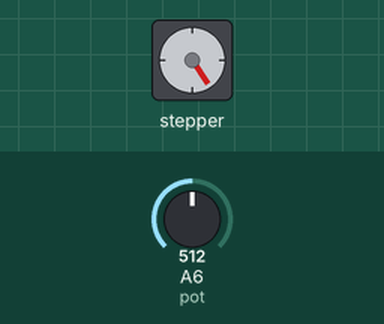
This sketch was run on a simulated Arduino Nano, built with avr-gcc and run on an emulated ATmega328P. Parts: stepper motor. Wiring (inferred from the names in the program): stepper motor driver (200 steps per turn assumed): step pin 3; direction pin 4; enable pin 5. The test bench sets the inputs (shaded band); at power-on: A6 (pot) = 512.

Above: at 1.2 s.
1.3 s: A6 (pot) set to 716
At 2.0 s:
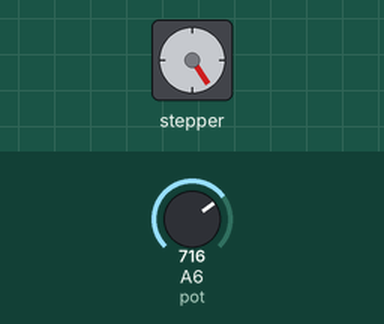
4.3 s: A6 (pot) set to 900
At 5.3 s:
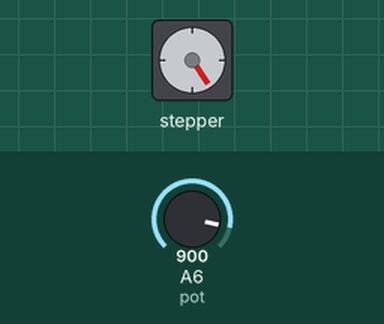
7.3 s: A6 (pot) set to 1023
10.3 s: A6 (pot) set to 511
13.3 s: A6 (pot) set to 306
Timing chart, 0 to 72.8 s (numbered marks = the images above; inputs shaded):
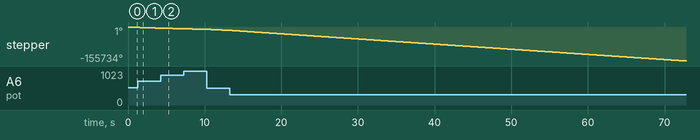

The sketch:

clsteppersstepdir.ino
```cpp
const int stepPin = 3;
const int dirPin = 4;
const int enPin = 5;

const int pot = A6;

int del;

void setup() {
  pinMode(stepPin, OUTPUT);
  pinMode(dirPin, OUTPUT);
  pinMode(enPin, OUTPUT);
  pinMode(pot, INPUT);
  Serial.begin(9600);
}
void loop() {
  digitalWrite(enPin, LOW);
  digitalWrite(dirPin, LOW);
  while (1) {
    del = map(analogRead(pot), 0, 1024, 0, 1000);
    digitalWrite(stepPin, HIGH);
    delayMicroseconds(del);
    digitalWrite(stepPin, LOW);
    delayMicroseconds(del);
  }
}
```
